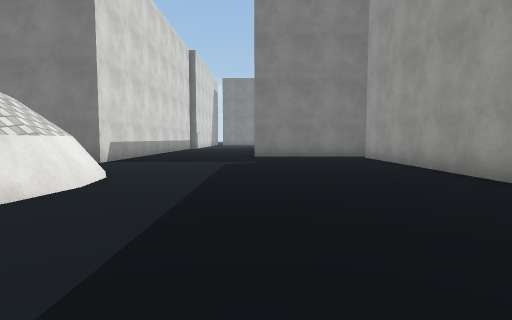
View 1 (above)

24 first-person views from a walk through a scene from a Unity 3-D project. The camera is 1.2 m above the floor, tilts 4° down and sees 80° across. The floor is counted in squares, 2 m on a side. Each view is taken from the middle of a square. On the plan, view 1 faces up. The plan holds only what a view shows up to about 9 squares ahead; the rest is blank. The place goes on beyond the plan. The player is left out. Some surface patterns are stand-ins.

View 2
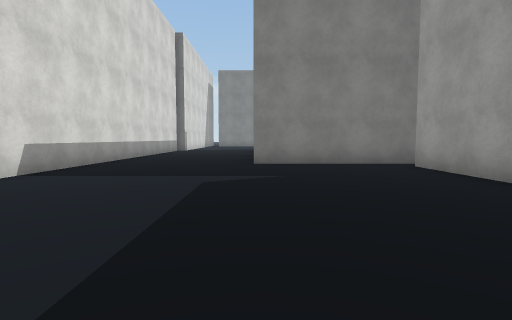

View 3
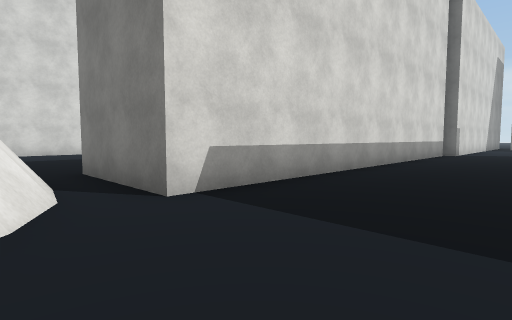

View 4
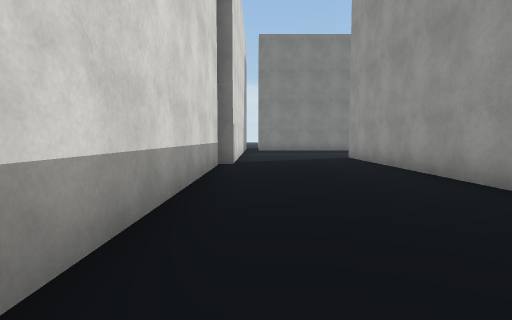

View 5
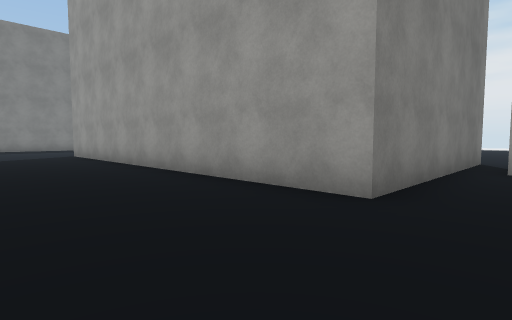

View 6
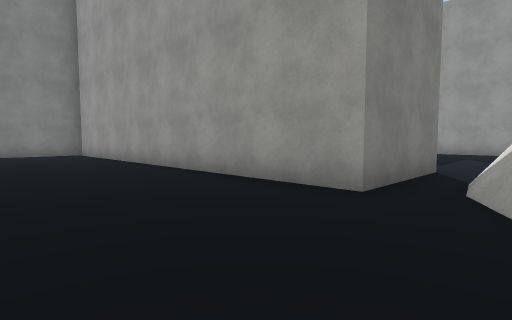

View 7
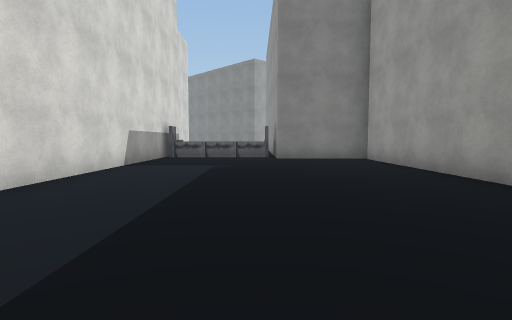

View 8
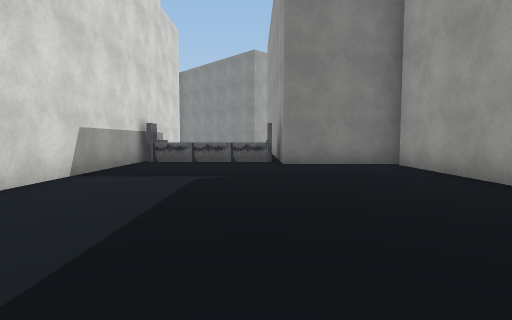

View 9
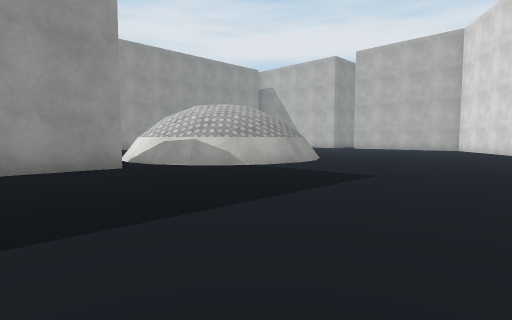

View 10
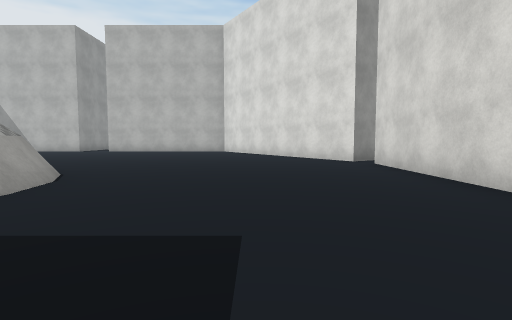

View 11
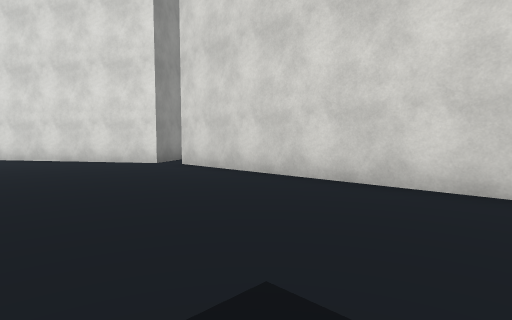

View 12
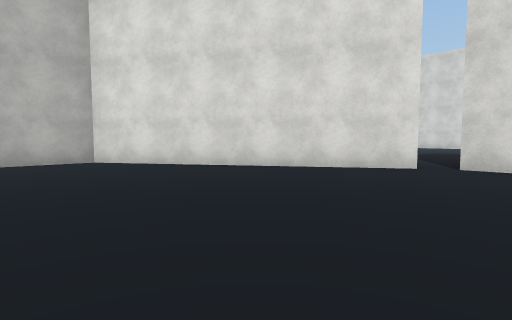

View 13
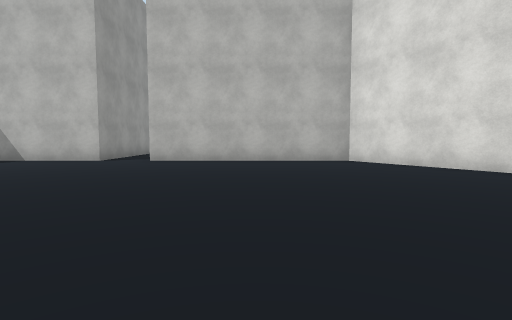

View 14
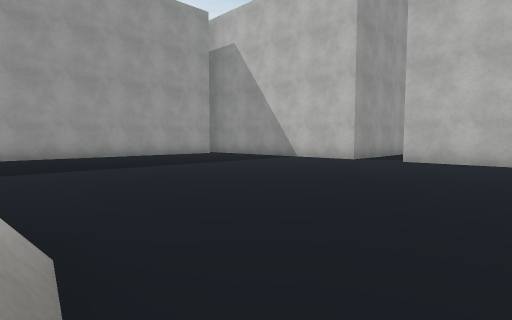

View 15
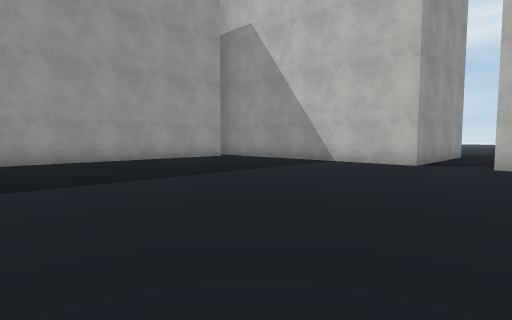

View 16
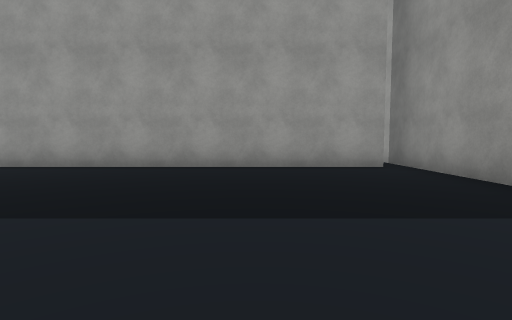

View 17
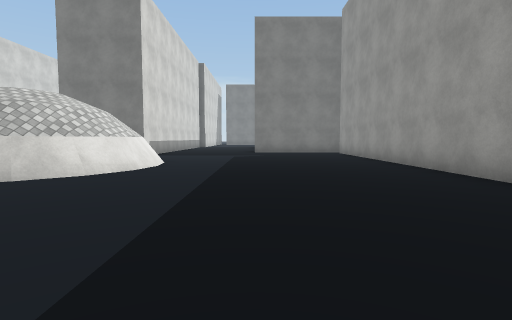

View 18
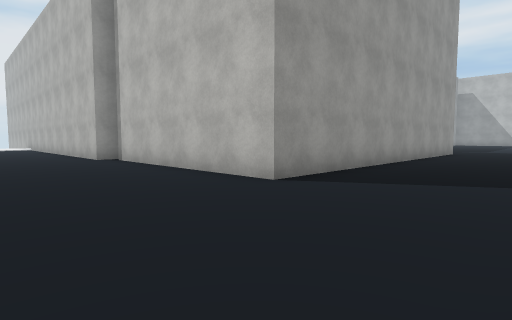

View 19
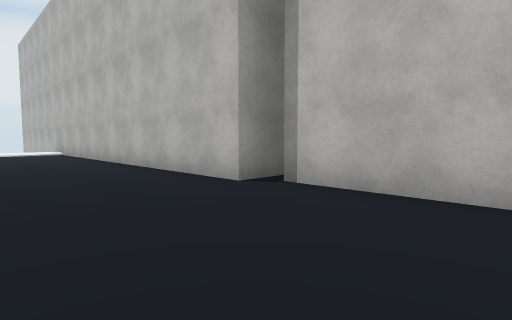

View 20
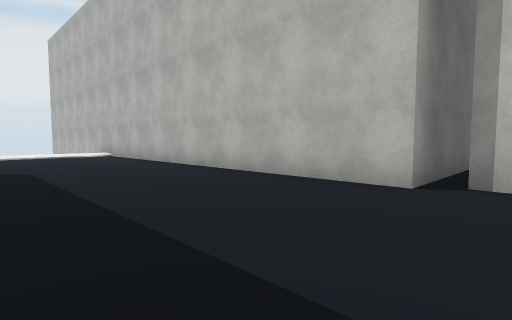

View 21
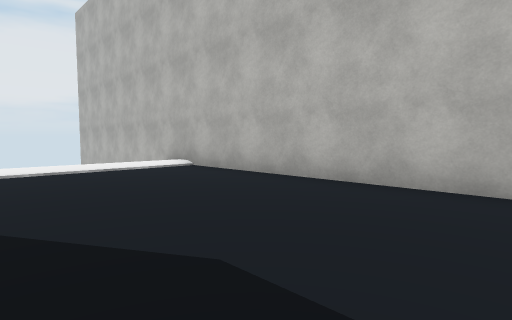

View 22
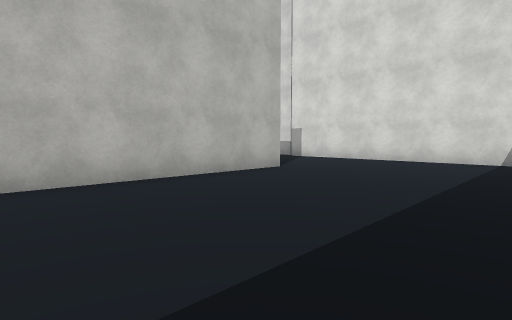

View 23
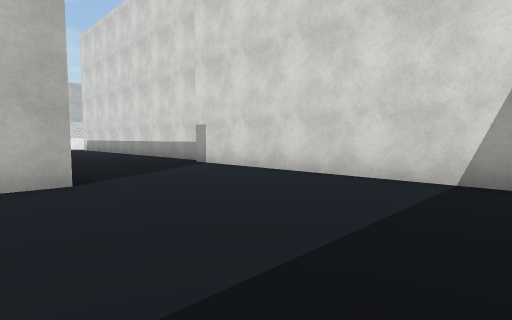

View 24
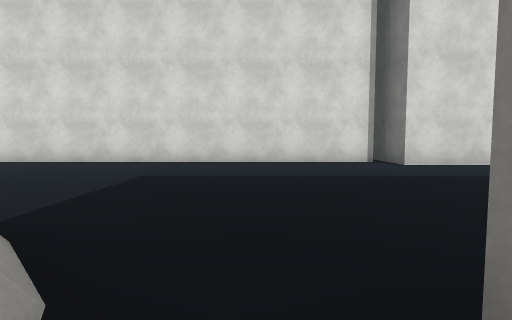

### Floor plan
Points are (right, up) in squares from view 1. A wall is a line through its corners. A room is listed if a view was taken in it or the views show most of it. See-through windows are left out.
Room 1 (views 1, 2, 3, 4, 5, 6, 7, 8, 9, 10, 11, 12, 13, 14, 15, 16, 17, 18, 19, 20, 21, 22, 23, 24)
walls: (-5.3, 6.5) (-4.3, 6.3); (-2.9, 5.4) (-2.5, 4.7); (-6.2, 6.4) (-5.2, 6.5); (-2.7, 4.7) (-2.5, 3.7) (-2.7, 2.8); (-6.9, 5.8) (-6, 6.3); (-2.7, 3) (-3.1, 2.2) (-3.7, 1.6); (-2.5, 2.9) (-2.9, 2.1) (-3.7, 1.4); (-7.9, 2.9) (-8, 3.7) (-7.9, 4.6) (-7.5, 5.4) (-6.8, 6); (-7.4, 2.2) (-7.8, 2.9) (-7.9, 3.8); (5.8, 10.3) (-0.1, 10.3) (-0.1, 20.7) (5.9, 20.7); (-3.9, 17.9) (-3.9, 7.6) (-6.7, 7.6) (-6.7, 18.2) (-9.3, 18.2) (-9.3, 20); (-13.9, 10.1) (-13.9, -0.4); (-13.6, -1) (-9.5, -7.3) (-4.1, -7.3); (-13, 20.1) (-13, 10.3) (-14.9, 10.3); (6.2, 21.1) (18.5, 21.1); (-3.5, 24.6) (-3.5, 18.2); (-2.8, -7.3) (4.9, -7.3); (3.5, -6.8) (3.5, 9.6)
low walls: (-4.4, 6.6) (-3.5, 6.2); (-6.8, 6) (-6.2, 6.4); (-8.1, 4.6) (-7.6, 5.5) (-6.9, 6.2) (-6.1, 6.6); (-7.7, 2.5) (-7.9, 2.9); (-8.1, 2.8) (-8.2, 3.9) (-8.1, 4.7); (-5.2, 0.8) (-6.2, 0.9); (-12.7, 19.4) (-12.7, 18.8)
ways out: opening at (-3, -7); opening at (4.5, -7); opening at (4.5, 10); opening at (6, 21); gap at (-14, -1)

Where each view was taken, in squares from view 1:
view 1: 0 up, 0 right, facing up
view 2: 3 up, 0 right, facing up
view 3: 6 up, 1 left, facing up-left
view 4: 11 up, 3 left, facing up
view 5: 9 up, 3 left, facing up-right
view 6: 6 up, 10 left, facing up-right
view 7: 9 up, 10 left, facing up
view 8: 11 up, 10 left, facing up
view 9: 10 up, 13 left, facing down-right
view 10: 7 up, 11 left, facing down
view 11: 6 up, 10 left, facing down-left
view 12: 1 up, 7 left, facing down-left
view 13: 1 up, 7 left, facing down
view 14: 1 up, 7 left, facing down-right
view 15: 0 up, 5 left, facing down-right
view 16: 4 down, 3 left, facing right
view 17: 3 down, 0 right, facing up
view 18: 24 up, 3 left, facing down-right
view 19: 24 up, 3 right, facing down-right
view 20: 25 up, 5 right, facing down-right
view 21: 25 up, 10 right, facing down-right
view 22: 25 up, 5 right, facing down-left
view 23: 25 up, 1 right, facing down-left
view 24: 7 up, 6 left, facing left
